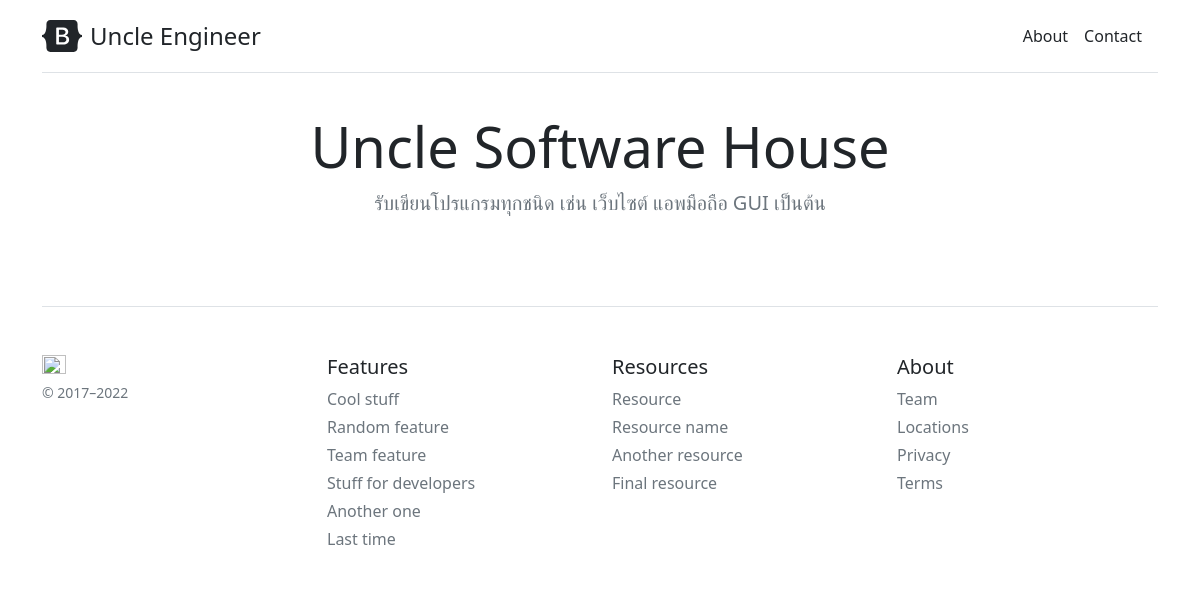
Before: / with the older database file.
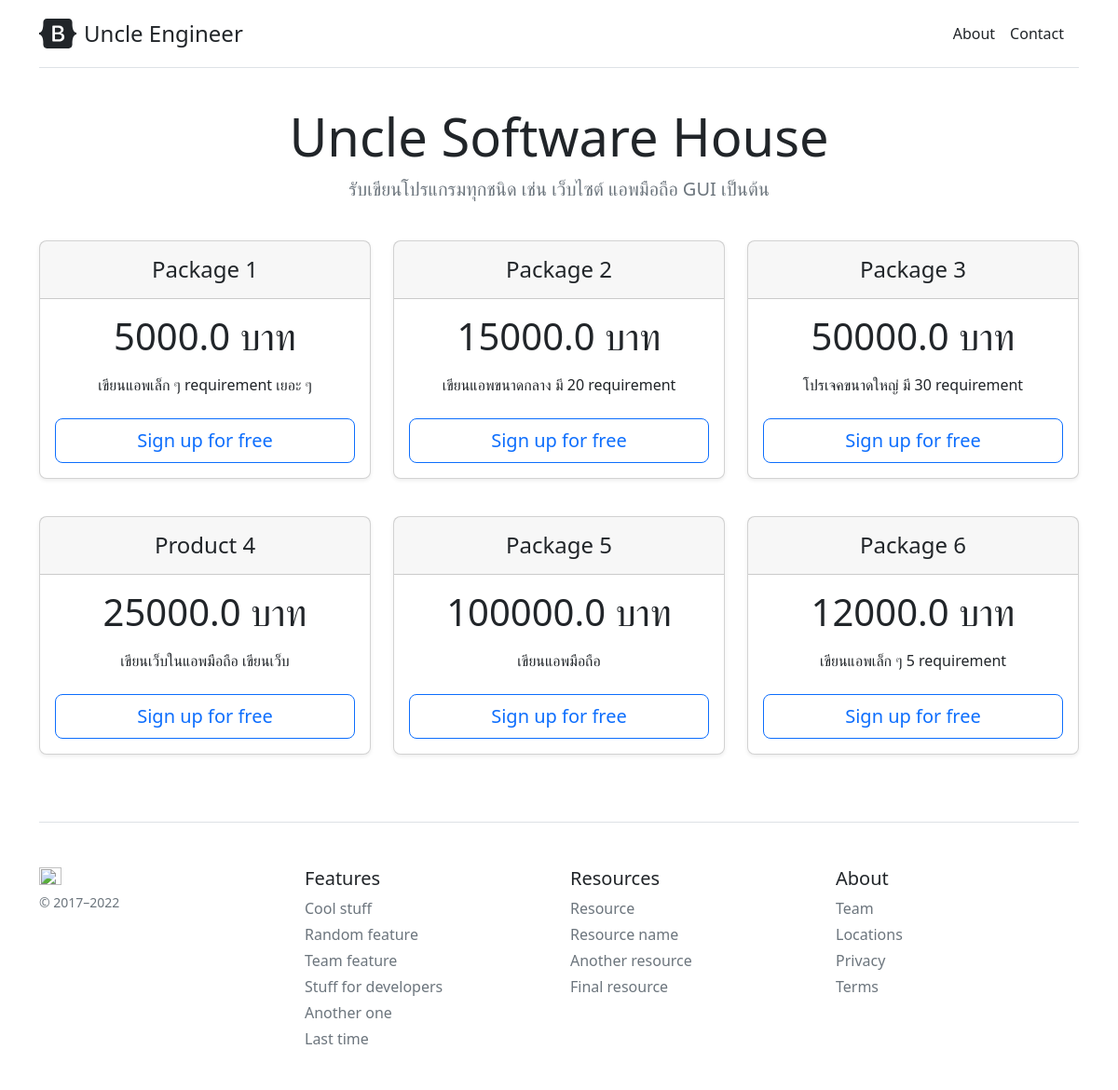
After: the same page with the newer database file.
### changApp/models.py (models this page shows, shortened)
class Product(models.Model):
    name = models.CharField(max_length=100)
    price = models.FloatField()
    detail = models.CharField(max_length=1000)

### changApp/views.py (the view)
# urls.py: path('', homepage),
def homepage(request):
    products = Product.objects.all()
    allproducts = []
    column = []
    for i, p in enumerate(products, start=1):
        if i % 3 == 0:
            column.append(p)
            allproducts.append(column)
            column = []
        else:
            column.append(p)
    if len(column) != 0:
        allproducts.append(column)
    context = {'products':allproducts}
    return render(request, 'changApp/home.html', context)

### changApp/templates/changApp/home.html
{% extends 'changApp/base.html' %}
{% block content %}
  <main>
    {% for pd in products %}
    <div class="row row-cols-1 row-cols-md-3 mb-3 text-center">
      {% for p in pd %}
      <div class="col">
        <div class="card mb-4 rounded-3 shadow-sm">
          <div class="card-header py-3">
            <h4 class="my-0 fw-normal">{{p.name}}</h4>
          </div>
          <div class="card-body">
            <h1 class="card-title pricing-card-title">{{p.price}} บาท<small class="text-muted fw-light"></small></h1>
            <ul class="list-unstyled mt-3 mb-4">
              <li>{{p.detail}}</li>
            </ul>
            <button type="button" class="w-100 btn btn-lg btn-outline-primary">Sign up for free</button>
          </div>
        </div>
      </div>
      {% endfor %}
    </div>
    {% endfor %}
  </main>
{% endblock content %}

### changApp/templates/changApp/base.html (shortened to what this page needs)
<!doctype html>
<html lang="en">
  <head>
<link href="https://getbootstrap.com/docs/5.2/dist/css/bootstrap.min.css" rel="stylesheet">
    <link href="https://getbootstrap.com/pricing.css" rel="stylesheet">
  </head>
  <body>
<div class="container py-3">
  <header>
    <div class="d-flex flex-column flex-md-row align-items-center pb-3 mb-4 border-bottom">
      <a href="/" class="d-flex align-items-center text-dark text-decoration-none">
        <span class="fs-4">Uncle Engineer</span>
      </a>
      <nav class="d-inline-flex mt-2 mt-md-0 ms-md-auto">
        <a class="me-3 py-2 text-dark text-decoration-none" href="{% url 'about-page' %}">About</a>
        <a class="me-3 py-2 text-dark text-decoration-none" href="{% url 'contact-page' %}">Contact</a>
      </nav>
    </div>
    <div class="pricing-header p-3 pb-md-4 mx-auto text-center">
      <h1 class="display-4 fw-normal">Uncle Software House</h1>
      <p class="fs-5 text-muted">รับเขียนโปรแกรมทุกชนิด เช่น เว็บไซต์ แอพมือถือ GUI เป็นต้น</p>
    </div>
  </header>
  <main>
    {% block content %}
    {% endblock content %}
  </main>
  <footer class="pt-4 my-md-5 pt-md-5 border-top">
    <div class="row">
      <div class="col-12 col-md">
        <img class="mb-2" src="https://getbootstrap.com/docs/5.2/assets/brand/bootstrap-logo.svg" alt="" width="24" height="19">
        <small class="d-block mb-3 text-muted">&copy; 2017–2022</small>
      </div>
      <div class="col-6 col-md">
        <h5>Features</h5>
        <ul class="list-unstyled text-small">
          <li class="mb-1"><a class="link-secondary text-decoration-none" href="#">Cool stuff</a></li>
          <li class="mb-1"><a class="link-secondary text-decoration-none" href="#">Random feature</a></li>
          <li class="mb-1"><a class="link-secondary text-decoration-none" href="#">Team feature</a></li>
          <li class="mb-1"><a class="link-secondary text-decoration-none" href="#">Stuff for developers</a></li>
          <li class="mb-1"><a class="link-secondary text-decoration-none" href="#">Another one</a></li>
          <li class="mb-1"><a class="link-secondary text-decoration-none" href="#">Last time</a></li>
        </ul>
      </div>
      <div class="col-6 col-md">
        <h5>Resources</h5>
        <ul class="list-unstyled text-small">
          <li class="mb-1"><a class="link-secondary text-decoration-none" href="#">Resource</a></li>
          <li class="mb-1"><a class="link-secondary text-decoration-none" href="#">Resource name</a></li>
          <li class="mb-1"><a class="link-secondary text-decoration-none" href="#">Another resource</a></li>
          <li class="mb-1"><a class="link-secondary text-decoration-none" href="#">Final resource</a></li>
        </ul>
      </div>
      <div class="col-6 col-md">
        <h5>About</h5>
        <ul class="list-unstyled text-small">
          <li class="mb-1"><a class="link-secondary text-decoration-none" href="#">Team</a></li>
          <li class="mb-1"><a class="link-secondary text-decoration-none" href="#">Locations</a></li>
          <li class="mb-1"><a class="link-secondary text-decoration-none" href="#">Privacy</a></li>
          <li class="mb-1"><a class="link-secondary text-decoration-none" href="#">Terms</a></li>
        </ul>
      </div>
    </div>
  </footer>
</div>
  </body>
</html>

Changed rows visible on the page:
added Product: name "Package 1", price "5000.0", detail "เขียนแอพเล็ก ๆ requirement เยอะ ๆ"
added Product: name "Package 2", price "15000.0", detail "เขียนแอพขนาดกลาง มี 20 requirement"
added Product: name "Package 3", price "50000.0", detail "โปรเจคขนาดใหญ่ มี 30 requirement"
added Product: name "Product 4", price "25000.0", detail "เขียนเว็บในแอพมือถือ เขียนเว็บ"
added Product: name "Package 5", price "100000.0", detail "เขียนแอพมือถือ"
added Product: name "Package 6", price "12000.0", detail "เขียนแอพเล็ก ๆ 5 requirement"
